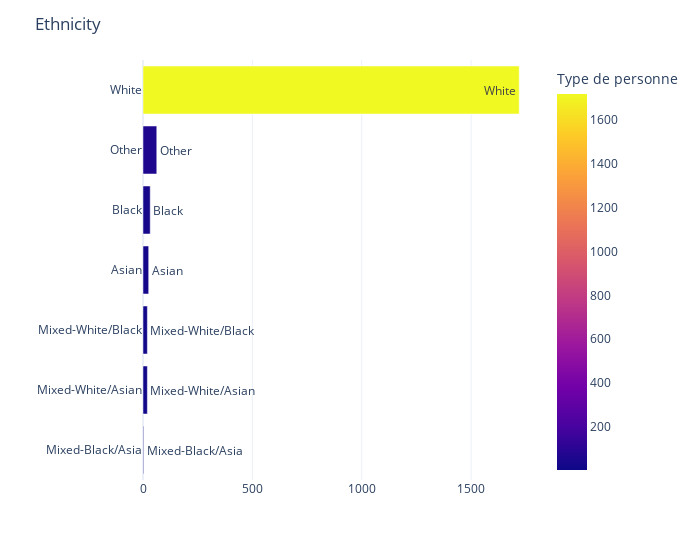

Write notebook code for a chart like this one.
### Code cell
classe = pd.DataFrame(df["Ethnicity"].value_counts())

classe.reset_index(inplace=True)

classe = classe.rename(columns = {'index':'Ethnicity', 'Ethnicity': "Type de personne"})


plot_hbar("Type de personne",'Ethnicity',classe)

### Figure 1 — Plotly figure (JSON) as saved in the notebook; plotly's stock layout.template omitted (floating-point values rounded to 4 significant figures)
{"data": [{"alignmentgroup": "True", "hovertemplate": "Type de personne=%{marker.color}<br>Ethnicity=%{text}<extra></extra>", "legendgroup": "", "marker": {"color": [1720, 63, 33, 26, 20, 20, 3], "coloraxis": "coloraxis"}, "name": "", "offsetgroup": "", "orientation": "h", "showlegend": false, "text": ["White", "Other", "Black", "Asian", "Mixed-White/Asian", "Mixed-White/Black", "Mixed-Black/Asia"], "textposition": "auto", "type": "bar", "x": [1720, 63, 33, 26, 20, 20, 3], "xaxis": "x", "y": ["White", "Other", "Black", "Asian", "Mixed-White/Asian", "Mixed-White/Black", "Mixed-Black/Asia"], "yaxis": "y"}], "layout": {"barmode": "relative", "coloraxis": {"colorbar": {"title": {"text": "Type de personne"}}, "colorscale": [[0, "#0d0887"], [0.1111, "#46039f"], [0.2222, "#7201a8"], [0.3333, "#9c179e"], [0.4444, "#bd3786"], [0.5556, "#d8576b"], [0.6667, "#ed7953"], [0.7778, "#fb9f3a"], [0.8889, "#fdca26"], [1, "#f0f921"]]}, "legend": {"tracegroupgap": 0}, "margin": {"t": 60}, "title": {"text": "Ethnicity"}, "uniformtext": {"minsize": 8, "mode": "hide"}, "width": 700, "xaxis": {"anchor": "y", "domain": [0, 1], "title": {"text": ""}}, "yaxis": {"anchor": "x", "categoryorder": "total ascending", "domain": [0, 1], "title": {"text": ""}}}}
